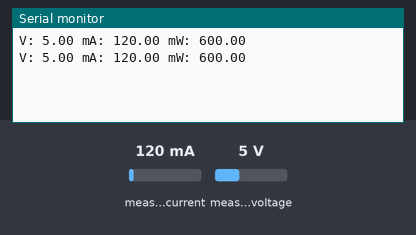
This sketch was run on a simulated Raspberry Pi Pico. Parts: the last lines printed to the serial monitor. The inputs (shaded band) are chosen by the test bench; at power-on: measured current 120 mA, measured voltage 5 V.

Above: at 1.3 s.
1.4 s: measured current set to 40 mA
At 1.9 s:
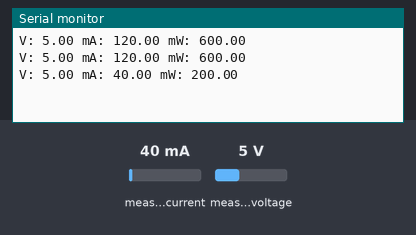
2.9 s: measured voltage set to 0.3 V
At 3.31 s:
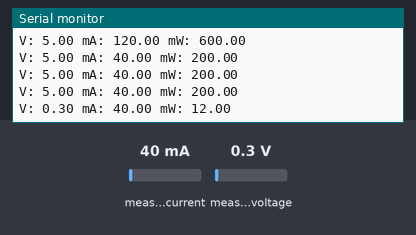
4.4 s: measured current set to 500 mA
At 4.81 s:
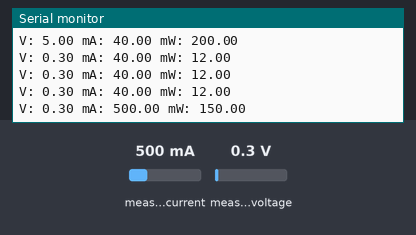
Timing chart, 0 to 7.4 s (numbered marks = the images above; inputs shaded):
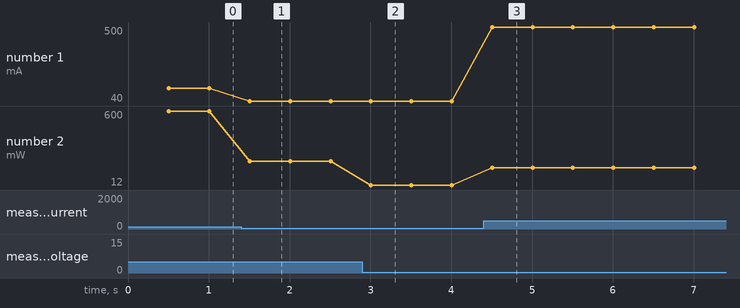

Measured:
- after the input at 1.4 s, the serial monitor: prints a new line after 0.11 s (image 1)
- after the input at 2.9 s, the serial monitor: prints a new line after 0.11 s (image 2)
- after the input at 4.4 s, the serial monitor: prints a new line after 0.11 s (image 3)
- plotted number 1: 120 → 40 after the input at 1.4 s, 40 → 500 after the input at 4.4 s
- plotted number 2: 600 → 200 after the input at 1.4 s, 200 → 12 after the input at 2.9 s, 12 → 150 after the input at 4.4 s

The sketch:

sensor_special_69.ino
```cpp
// snippet: sensor_special_69
// tags: sensor, i2c, load-cell, adafruit_ina219
// boards: avr, esp32, megaavr, nano33iot, romi32u4, rp2040
// library: Adafruit_INA219
// description: Read INA219 current sensor over I2C
// prompts: ina219, current, sensor, include, adafruit_ina219, declare
// verified: compile-only
// source: kd-generated (id 69)
// exact-include: Wire.h, Adafruit_INA219.h

#include <Wire.h>
#include <Adafruit_INA219.h>

Adafruit_INA219 ina219;
unsigned long prevMs = 0;
float busVoltage, current_mA, power_mW;

void setup() {
  Serial.begin(9600);
  while (!Serial && millis() < 3000);
  if (!ina219.begin()) {
    Serial.println("INA219 not found");
    while (1);
  }
}

void loop() {
  unsigned long now = millis();
  if (now - prevMs < 500) return;
  prevMs = now;

  busVoltage = ina219.getBusVoltage_V();
  current_mA = ina219.getCurrent_mA();
  power_mW = ina219.getPower_mW();

  Serial.print("V: "); Serial.print(busVoltage);
  Serial.print(" mA: "); Serial.print(current_mA);
  Serial.print(" mW: "); Serial.println(power_mW);
}
```
